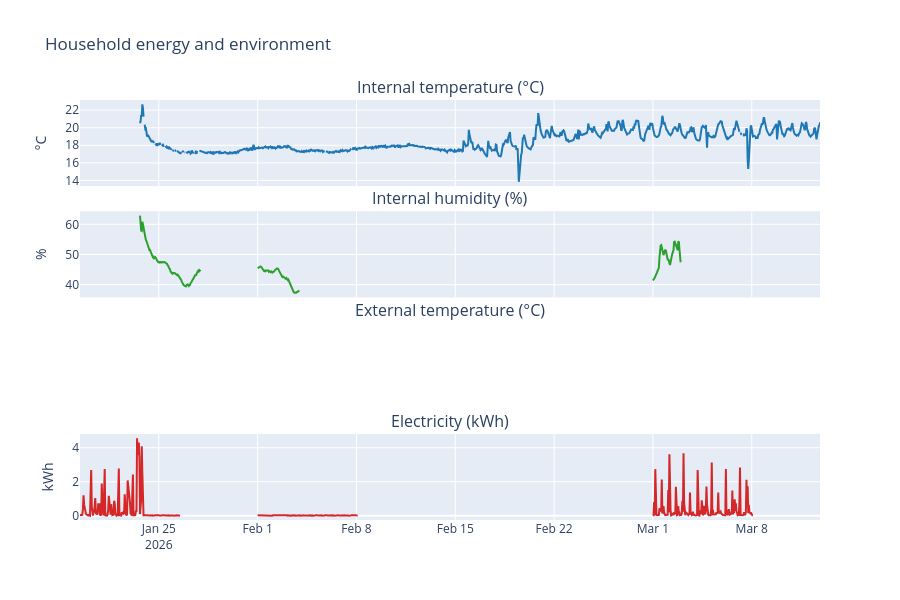

Notebook code cell kept with this figure:
### Markdown cell above
### 3. Plot time series (internal temp, humidity, external temp, electricity)

### Code cell
# Use hourly_df from build_hourly_dataset (cell 2); ensure we have a copy with valid index
df = hourly_df.dropna(how="all").sort_index()

if df.empty:
    print("No hourly data to plot. Run cells 1–2 and ensure data paths in config point to CSVs.")
else:
    # Build subplots: 4 rows, shared x-axis
    fig = make_subplots(
        rows=4,
        cols=1,
        shared_xaxes=True,
        subplot_titles=(
            "Internal temperature (°C)",
            "Internal humidity (%)",
            "External temperature (°C)",
            "Electricity (kWh)",
        ),
        vertical_spacing=0.06,
    )

    x = df.index

    # Internal temperature
    if "internal_temperature_c" in df.columns:
        fig.add_trace(
            go.Scatter(x=x, y=df["internal_temperature_c"], name="Internal temp", line=dict(color="#1f77b4")),
            row=1,
            col=1,
        )

    # Internal humidity
    if "internal_humidity_pct" in df.columns:
        fig.add_trace(
            go.Scatter(x=x, y=df["internal_humidity_pct"], name="Internal humidity", line=dict(color="#2ca02c")),
            row=2,
            col=1,
        )

    # External temperature (from weather; column name from load_weather)
    if "temperature_celsius" in df.columns:
        fig.add_trace(
            go.Scatter(x=x, y=df["temperature_celsius"], name="External temp", line=dict(color="#ff7f0e")),
            row=3,
            col=1,
        )

    # Electricity usage
    if "elec_kwh" in df.columns:
        fig.add_trace(
            go.Scatter(x=x, y=df["elec_kwh"], name="Elec (kWh)", line=dict(color="#d62728")),
            row=4,
            col=1,
        )

    fig.update_layout(height=600, title_text="Household energy and environment", showlegend=False)
    fig.update_yaxes(title_text="°C", row=1, col=1)
    fig.update_yaxes(title_text="%", row=2, col=1)
    fig.update_yaxes(title_text="°C", row=3, col=1)
    fig.update_yaxes(title_text="kWh", row=4, col=1)
    fig.show()

### Figure 1 — Plotly figure (JSON) as saved in the notebook; plotly's stock layout.template omitted (floating-point values rounded to 4 significant figures; data arrays with more than 128 entries replaced by an {"elided": "..."} marker saying what was removed)
{"data": [{"line": {"color": "#1f77b4"}, "name": "Internal temp", "type": "scatter", "x": {"elided": "1178 str values"}, "xaxis": "x", "y": {"elided": "1178 float values"}, "yaxis": "y"}, {"line": {"color": "#2ca02c"}, "name": "Internal humidity", "type": "scatter", "x": {"elided": "1178 str values"}, "xaxis": "x2", "y": {"elided": "1178 float values"}, "yaxis": "y2"}, {"line": {"color": "#d62728"}, "name": "Elec (kWh)", "type": "scatter", "x": {"elided": "1178 str values"}, "xaxis": "x4", "y": {"elided": "1178 float values"}, "yaxis": "y4"}], "layout": {"annotations": [{"font": {"size": 16}, "showarrow": false, "text": "Internal temperature (°C)", "x": 0.5, "xanchor": "center", "xref": "paper", "y": 1, "yanchor": "bottom", "yref": "paper"}, {"font": {"size": 16}, "showarrow": false, "text": "Internal humidity (%)", "x": 0.5, "xanchor": "center", "xref": "paper", "y": 0.735, "yanchor": "bottom", "yref": "paper"}, {"font": {"size": 16}, "showarrow": false, "text": "External temperature (°C)", "x": 0.5, "xanchor": "center", "xref": "paper", "y": 0.47, "yanchor": "bottom", "yref": "paper"}, {"font": {"size": 16}, "showarrow": false, "text": "Electricity (kWh)", "x": 0.5, "xanchor": "center", "xref": "paper", "y": 0.205, "yanchor": "bottom", "yref": "paper"}], "height": 600, "showlegend": false, "title": {"text": "Household energy and environment"}, "xaxis": {"anchor": "y", "domain": [0, 1], "matches": "x4", "showticklabels": false}, "xaxis2": {"anchor": "y2", "domain": [0, 1], "matches": "x4", "showticklabels": false}, "xaxis3": {"anchor": "y3", "domain": [0, 1], "matches": "x4", "showticklabels": false}, "xaxis4": {"anchor": "y4", "domain": [0, 1]}, "yaxis": {"anchor": "x", "domain": [0.795, 1], "title": {"text": "°C"}}, "yaxis2": {"anchor": "x2", "domain": [0.53, 0.735], "title": {"text": "%"}}, "yaxis3": {"anchor": "x3", "domain": [0.265, 0.47], "title": {"text": "°C"}}, "yaxis4": {"anchor": "x4", "domain": [0, 0.205], "title": {"text": "kWh"}}}}
